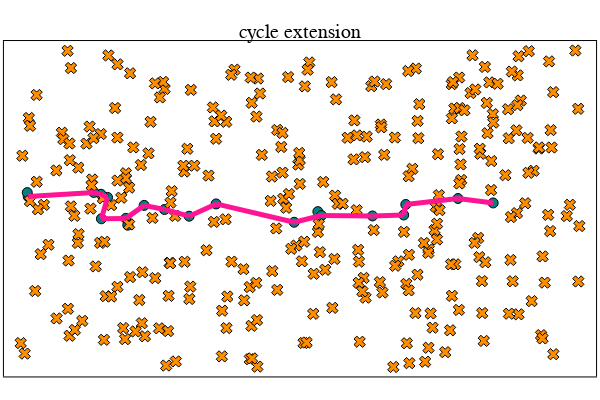

The cell this chart's notebook holds for it:
### Code cell
# plot the cycle extension at selected parameter
p = plot_cycle_square_torus(P, Q, cycle = CE_param[0], cycle_loc = "P", title = "cycle extension",
                                P_markersize = 5, Q_markersize = 5; legend = false)

### Figure 1 — Plotly figure (JSON) as saved in the notebook; plotly's stock layout.template omitted (floating-point values rounded to 4 significant figures; data arrays with more than 128 entries replaced by an {"elided": "..."} marker saying what was removed)
{"data": [{"colorbar": {"title": ""}, "legendgroup": "P", "marker": {"color": "rgba(0, 129, 129, 1.000)", "line": {"color": "rgba(0, 0, 0, 1.000)", "width": 1}, "size": 10, "symbol": "circle"}, "mode": "markers", "name": "P", "showlegend": true, "type": "scatter", "x": [1.201, 0.9257, 0.12, 0.998, 1.628, 0.1093, 4.298, 2.199, 5.265, 0.8452, 4.876, 3.325, 0.9296, 3.063, 1.222, 1.901, 3.364, 1.403, 3.93, 4.275], "xaxis": "x1", "y": [2.954, 3.431, 3.386, 3.37, 3.13, 3.464, 3.23, 3.24, 3.26, 3.468, 3.348, 3.088, 2.947, 2.877, 2.82, 2.998, 3.011, 3.212, 3.002, 3.021], "yaxis": "y1", "zmax": null, "zmin": null}, {"colorbar": {"title": ""}, "legendgroup": "Q", "marker": {"color": "rgba(255, 141, 0, 1.000)", "line": {"color": "rgba(0, 0, 0, 1.000)", "width": 1}, "size": 10, "symbol": "x"}, "mode": "markers", "name": "Q", "showlegend": true, "type": "scatter", "x": {"elided": "300 float values"}, "xaxis": "x1", "y": {"elided": "300 float values"}, "yaxis": "y1", "zmax": null, "zmin": null}, {"colorbar": {"title": ""}, "legendgroup": "", "line": {"color": "rgba(255, 20, 147, 1.000)", "dash": "solid", "shape": "linear", "width": 5}, "mode": "lines", "name": "", "showlegend": false, "type": "scatter", "x": [1.628, 1.403], "xaxis": "x1", "y": [3.13, 3.212], "yaxis": "y1", "zmax": null, "zmin": null}, {"colorbar": {"title": ""}, "legendgroup": "", "line": {"color": "rgba(255, 20, 147, 1.000)", "dash": "solid", "shape": "linear", "width": 5}, "mode": "lines", "name": "", "showlegend": false, "type": "scatter", "x": [5.265, 4.876], "xaxis": "x1", "y": [3.26, 3.348], "yaxis": "y1", "zmax": null, "zmin": null}, {"colorbar": {"title": ""}, "legendgroup": "", "line": {"color": "rgba(255, 20, 147, 1.000)", "dash": "solid", "shape": "linear", "width": 5}, "mode": "lines", "name": "", "showlegend": false, "type": "scatter", "x": [4.298, 4.275], "xaxis": "x1", "y": [3.23, 3.021], "yaxis": "y1", "zmax": null, "zmin": null}, {"colorbar": {"title": ""}, "legendgroup": "", "line": {"color": "rgba(255, 20, 147, 1.000)", "dash": "solid", "shape": "linear", "width": 5}, "mode": "lines", "name": "", "showlegend": false, "type": "scatter", "x": [0.9257, 0.8452], "xaxis": "x1", "y": [3.431, 3.468], "yaxis": "y1", "zmax": null, "zmin": null}, {"colorbar": {"title": ""}, "legendgroup": "", "line": {"color": "rgba(255, 20, 147, 1.000)", "dash": "solid", "shape": "linear", "width": 5}, "mode": "lines", "name": "", "showlegend": false, "type": "scatter", "x": [1.628, 1.901], "xaxis": "x1", "y": [3.13, 2.998], "yaxis": "y1", "zmax": null, "zmin": null}, {"colorbar": {"title": ""}, "legendgroup": "", "line": {"color": "rgba(255, 20, 147, 1.000)", "dash": "solid", "shape": "linear", "width": 5}, "mode": "lines", "name": "", "showlegend": false, "type": "scatter", "x": [3.93, 4.275], "xaxis": "x1", "y": [3.002, 3.021], "yaxis": "y1", "zmax": null, "zmin": null}, {"colorbar": {"title": ""}, "legendgroup": "", "line": {"color": "rgba(255, 20, 147, 1.000)", "dash": "solid", "shape": "linear", "width": 5}, "mode": "lines", "name": "", "showlegend": false, "type": "scatter", "x": [4.298, 4.876], "xaxis": "x1", "y": [3.23, 3.348], "yaxis": "y1", "zmax": null, "zmin": null}, {"colorbar": {"title": ""}, "legendgroup": "", "line": {"color": "rgba(255, 20, 147, 1.000)", "dash": "solid", "shape": "linear", "width": 5}, "mode": "lines", "name": "", "showlegend": false, "type": "scatter", "x": [0.12, 0.8452], "xaxis": "x1", "y": [3.386, 3.468], "yaxis": "y1", "zmax": null, "zmin": null}, {"colorbar": {"title": ""}, "legendgroup": "", "line": {"color": "rgba(255, 20, 147, 1.000)", "dash": "solid", "shape": "linear", "width": 5}, "mode": "lines", "name": "", "showlegend": false, "type": "scatter", "x": [3.063, 3.364], "xaxis": "x1", "y": [2.877, 3.011], "yaxis": "y1", "zmax": null, "zmin": null}, {"colorbar": {"title": ""}, "legendgroup": "", "line": {"color": "rgba(255, 20, 147, 1.000)", "dash": "solid", "shape": "linear", "width": 5}, "mode": "lines", "name": "", "showlegend": false, "type": "scatter", "x": [2.199, 1.901], "xaxis": "x1", "y": [3.24, 2.998], "yaxis": "y1", "zmax": null, "zmin": null}, {"colorbar": {"title": ""}, "legendgroup": "", "line": {"color": "rgba(255, 20, 147, 1.000)", "dash": "solid", "shape": "linear", "width": 5}, "mode": "lines", "name": "", "showlegend": false, "type": "scatter", "x": [1.201, 0.9296], "xaxis": "x1", "y": [2.954, 2.947], "yaxis": "y1", "zmax": null, "zmin": null}, {"colorbar": {"title": ""}, "legendgroup": "", "line": {"color": "rgba(255, 20, 147, 1.000)", "dash": "solid", "shape": "linear", "width": 5}, "mode": "lines", "name": "", "showlegend": false, "type": "scatter", "x": [0.9257, 0.998], "xaxis": "x1", "y": [3.431, 3.37], "yaxis": "y1", "zmax": null, "zmin": null}, {"colorbar": {"title": ""}, "legendgroup": "", "line": {"color": "rgba(255, 20, 147, 1.000)", "dash": "solid", "shape": "linear", "width": 5}, "mode": "lines", "name": "", "showlegend": false, "type": "scatter", "x": [3.364, 3.93], "xaxis": "x1", "y": [3.011, 3.002], "yaxis": "y1", "zmax": null, "zmin": null}, {"colorbar": {"title": ""}, "legendgroup": "", "line": {"color": "rgba(255, 20, 147, 1.000)", "dash": "solid", "shape": "linear", "width": 5}, "mode": "lines", "name": "", "showlegend": false, "type": "scatter", "x": [1.201, 1.403], "xaxis": "x1", "y": [2.954, 3.212], "yaxis": "y1", "zmax": null, "zmin": null}, {"colorbar": {"title": ""}, "legendgroup": "", "line": {"color": "rgba(255, 20, 147, 1.000)", "dash": "solid", "shape": "linear", "width": 5}, "mode": "lines", "name": "", "showlegend": false, "type": "scatter", "x": [2.199, 3.063], "xaxis": "x1", "y": [3.24, 2.877], "yaxis": "y1", "zmax": null, "zmin": null}, {"colorbar": {"title": ""}, "legendgroup": "", "line": {"color": "rgba(255, 20, 147, 1.000)", "dash": "solid", "shape": "linear", "width": 5}, "mode": "lines", "name": "", "showlegend": false, "type": "scatter", "x": [0.998, 0.9296], "xaxis": "x1", "y": [3.37, 2.947], "yaxis": "y1", "zmax": null, "zmin": null}], "layout": {"annotations": [{"font": {"color": "rgba(0, 0, 0, 1.000)", "family": "sans-serif", "size": 20}, "rotation": 0, "showarrow": false, "text": "cycle extension", "x": 0.5, "xanchor": "center", "xref": "paper", "y": 1, "yanchor": "top", "yref": "paper"}], "height": 400, "margin": {"b": 20, "l": 0, "r": 0, "t": 20}, "paper_bgcolor": "rgba(255, 255, 255, 1.000)", "plot_bgcolor": "rgba(255, 255, 255, 1.000)", "showlegend": false, "width": 600, "xaxis": {"anchor": "y1", "domain": [0.006562, 0.9934], "gridcolor": "rgba(0, 0, 0, 0.100)", "gridwidth": 0.5, "linecolor": "rgba(0, 0, 0, 1.000)", "mirror": true, "range": [-0.1489, 6.404], "showgrid": true, "showline": true, "showticklabels": true, "tickangle": 0, "tickcolor": "rgb(0, 0, 0)", "tickfont": {"color": "rgba(0, 0, 0, 1.000)", "family": "sans-serif", "size": 11}, "tickmode": "array", "ticks": "inside", "ticktext": [], "tickvals": [], "title": "", "titlefont": {"color": "rgba(0, 0, 0, 1.000)", "family": "sans-serif", "size": 15}, "type": "-", "visible": true, "zeroline": false, "zerolinecolor": "rgba(0, 0, 0, 1.000)"}, "yaxis": {"anchor": "x1", "domain": [0.009843, 0.9415], "gridcolor": "rgba(0, 0, 0, 0.100)", "gridwidth": 0.5, "linecolor": "rgba(0, 0, 0, 1.000)", "mirror": true, "range": [-0.1751, 6.465], "showgrid": true, "showline": true, "showticklabels": true, "tickangle": 0, "tickcolor": "rgb(0, 0, 0)", "tickfont": {"color": "rgba(0, 0, 0, 1.000)", "family": "sans-serif", "size": 11}, "tickmode": "array", "ticks": "inside", "ticktext": [], "tickvals": [], "title": "", "titlefont": {"color": "rgba(0, 0, 0, 1.000)", "family": "sans-serif", "size": 15}, "type": "-", "visible": true, "zeroline": false, "zerolinecolor": "rgba(0, 0, 0, 1.000)"}}}
